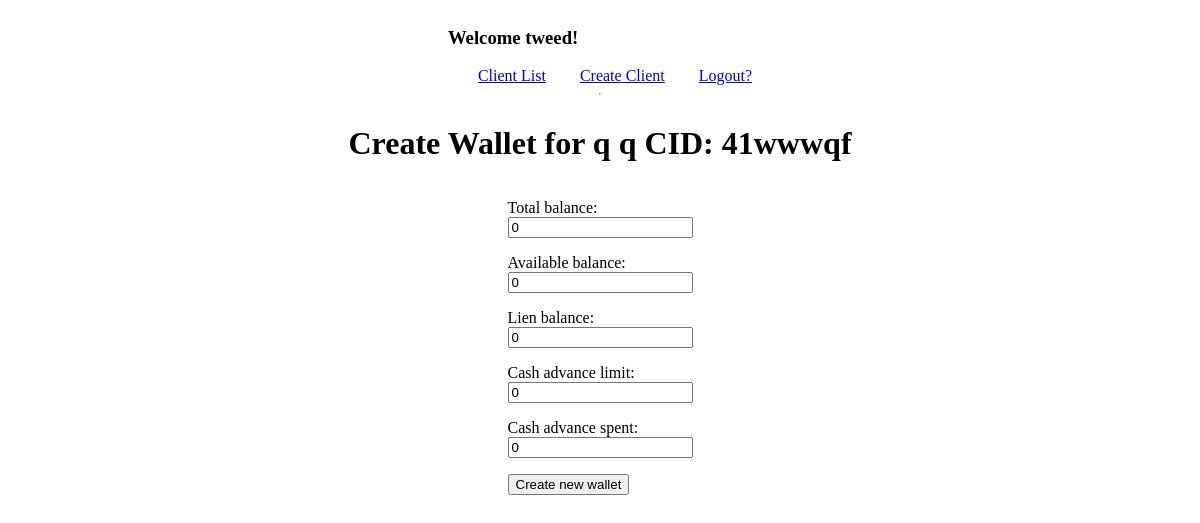
The app's page /create_wallet/13 (signed in) with its own data.
### apps/crm/models.py (models this page shows, shortened)
class Client(models.Model):
    cid = models.CharField(max_length=60, unique=True, db_index=True)
    first_name = models.CharField(max_length=300)
    last_name = models.CharField(max_length=300, null=True, blank=True, default="")
    client_type = models.CharField(
        choices=CLIENT_TYPE_CHOICE, max_length=300, null=True, blank=True, default=""
    )
    country_code = models.CharField(max_length=30, blank=True, null=True, default="")
    email = models.EmailField()
    address = models.TextField()
    phone = models.CharField(max_length=50, null=True, blank=True, default="")
    created = models.DateTimeField(auto_now_add=True)
    updated = models.DateTimeField(auto_now=True)
    created_by = models.ForeignKey(to=User, null=True, on_delete=models.CASCADE)
    class Meta:
        ordering = ["cid"]

### apps/crm/views.py (the view)
# urls.py: path("create_wallet/<int:pk>", views.create_wallet, name="create_wallet"),
def create_wallet(request, pk):
    client = Client.objects.get(pk=pk)
    try:
        client.client_wallet
        return redirect("client_detail", pk)
    except:
        if request.method == "POST":
            form = ClientWalletForm(request.POST)
            form.instance.client = client
            if form.is_valid():
                form.save()
                messages.success(request, f"Wallet created successfully")
                return redirect("client_detail", pk)
        else:
            form = ClientWalletForm()
        context = {"form": form, "client": client}
        return render(request, "crm/create_wallet.html", context)

### apps/crm/forms.py
class ClientWalletForm(forms.ModelForm):
    class Meta:
        model = ClientWallet
        fields = "__all__"
        exclude = ("client",)

### apps/crm/templates/crm/create_wallet.html
{% extends 'crm/index.html' %} {%block content %}
<h1>Create Wallet for {{client.first_name}} {{client.last_name}} CID: {{client.cid}}</h1>
{% include "form.html" with form=form button='Create new wallet' %}
 {% endblock %}

### apps/crm/templates/crm/index.html (shortened to what this page needs)
<!DOCTYPE html>
{% load static %}
<html lang="en">
  <head>
    <link
      rel="stylesheet"
      type="text/css"
      href="{% static 'css/style.css' %}"
    />
  </head>
  <body>
    {% if user.is_authenticated %}
    <div class="alert alert-success" role="alert">
      <h3>Welcome {{ user.username }}!</h3>
      {% include "crm/navbar.html" %}
    </div>
    <hr />
    {%block content %} {% endblock %}
  </body>
</html>
{% else %}
<div class="alert alert-success" role="alert">
  <h3>Welcome!</h3>
  <a style="margin-left: 30px" href="{% url 'register' %}">Signup</a>
  <a style="margin-left: 30px" href="{% url 'login' %}">Login</a>
</div>
{% endif %}

### static/css/style.css (style rules this page uses)
body { display: flex; justify-content: space-between; align-items: center; flex-direction: column; margin-bottom: 40px; }

### records on screen
Client: first_name "q", last_name "q", cid "41wwwqf"

### other values on screen
{{ user.username }} "tweed"
{{ field.label }} "Total balance" "Available balance" "Lien balance" "Cash advance limit" "Cash advance spent"
{{ button }} "Create new wallet"
